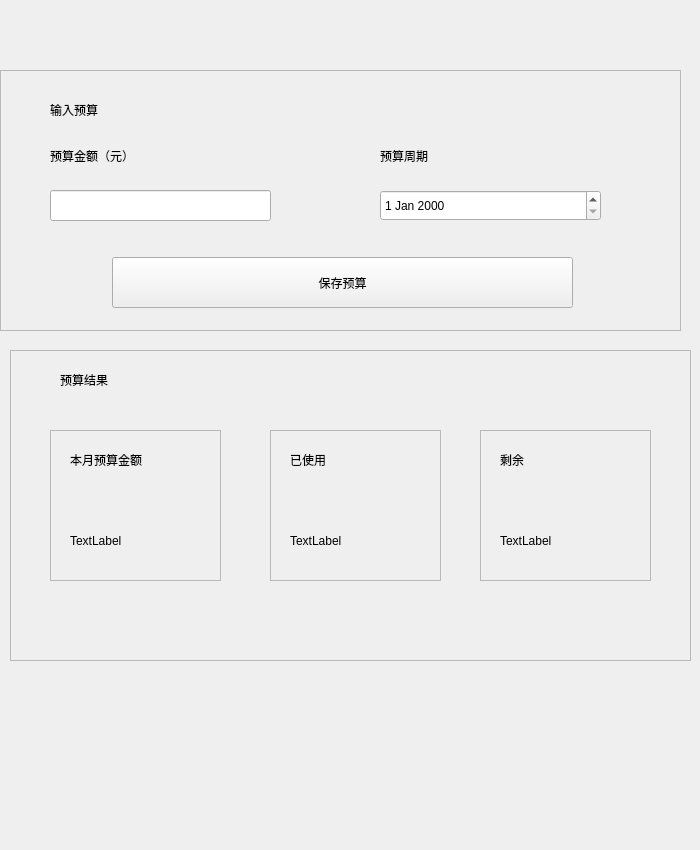
<?xml version="1.0" encoding="UTF-8"?>
<ui version="4.0">
 <class>buget</class>
 <widget class="QWidget" name="buget">
  <property name="geometry">
   <rect>
    <x>0</x>
    <y>0</y>
    <width>700</width>
    <height>850</height>
   </rect>
  </property>
  <property name="windowTitle">
   <string>Form</string>
  </property>
  <widget class="QFrame" name="frame">
   <property name="geometry">
    <rect>
     <x>0</x>
     <y>70</y>
     <width>681</width>
     <height>261</height>
    </rect>
   </property>
   <property name="frameShape">
    <enum>QFrame::Shape::StyledPanel</enum>
   </property>
   <property name="frameShadow">
    <enum>QFrame::Shadow::Raised</enum>
   </property>
   <widget class="QLabel" name="label">
    <property name="geometry">
     <rect>
      <x>50</x>
      <y>70</y>
      <width>191</width>
      <height>31</height>
     </rect>
    </property>
    <property name="text">
     <string>预算金额（元）</string>
    </property>
   </widget>
   <widget class="QLabel" name="label_2">
    <property name="geometry">
     <rect>
      <x>380</x>
      <y>70</y>
      <width>81</width>
      <height>31</height>
     </rect>
    </property>
    <property name="text">
     <string>预算周期</string>
    </property>
   </widget>
   <widget class="QLineEdit" name="lineEditBudget">
    <property name="geometry">
     <rect>
      <x>50</x>
      <y>120</y>
      <width>221</width>
      <height>31</height>
     </rect>
    </property>
   </widget>
   <widget class="QDateEdit" name="dateEdit">
    <property name="geometry">
     <rect>
      <x>380</x>
      <y>120</y>
      <width>221</width>
      <height>31</height>
     </rect>
    </property>
   </widget>
   <widget class="QPushButton" name="btnSave">
    <property name="geometry">
     <rect>
      <x>112</x>
      <y>187</y>
      <width>461</width>
      <height>51</height>
     </rect>
    </property>
    <property name="text">
     <string>保存预算</string>
    </property>
   </widget>
   <widget class="QLabel" name="label_3">
    <property name="geometry">
     <rect>
      <x>50</x>
      <y>30</y>
      <width>69</width>
      <height>19</height>
     </rect>
    </property>
    <property name="text">
     <string>输入预算</string>
    </property>
   </widget>
  </widget>
  <widget class="QFrame" name="frame_2">
   <property name="geometry">
    <rect>
     <x>10</x>
     <y>350</y>
     <width>681</width>
     <height>311</height>
    </rect>
   </property>
   <property name="frameShape">
    <enum>QFrame::Shape::StyledPanel</enum>
   </property>
   <property name="frameShadow">
    <enum>QFrame::Shadow::Raised</enum>
   </property>
   <widget class="QLabel" name="label_4">
    <property name="geometry">
     <rect>
      <x>50</x>
      <y>20</y>
      <width>69</width>
      <height>19</height>
     </rect>
    </property>
    <property name="text">
     <string>预算结果</string>
    </property>
   </widget>
   <widget class="QFrame" name="frame_3">
    <property name="geometry">
     <rect>
      <x>40</x>
      <y>80</y>
      <width>171</width>
      <height>151</height>
     </rect>
    </property>
    <property name="frameShape">
     <enum>QFrame::Shape::StyledPanel</enum>
    </property>
    <property name="frameShadow">
     <enum>QFrame::Shadow::Raised</enum>
    </property>
    <widget class="QLabel" name="label_5">
     <property name="geometry">
      <rect>
       <x>20</x>
       <y>20</y>
       <width>111</width>
       <height>19</height>
      </rect>
     </property>
     <property name="text">
      <string>本月预算金额</string>
     </property>
    </widget>
    <widget class="QLabel" name="labelBudget">
     <property name="geometry">
      <rect>
       <x>20</x>
       <y>90</y>
       <width>131</width>
       <height>41</height>
      </rect>
     </property>
     <property name="text">
      <string>TextLabel</string>
     </property>
    </widget>
   </widget>
   <widget class="QFrame" name="frame_4">
    <property name="geometry">
     <rect>
      <x>260</x>
      <y>80</y>
      <width>171</width>
      <height>151</height>
     </rect>
    </property>
    <property name="frameShape">
     <enum>QFrame::Shape::StyledPanel</enum>
    </property>
    <property name="frameShadow">
     <enum>QFrame::Shadow::Raised</enum>
    </property>
    <widget class="QLabel" name="labelUsed">
     <property name="geometry">
      <rect>
       <x>20</x>
       <y>90</y>
       <width>131</width>
       <height>41</height>
      </rect>
     </property>
     <property name="text">
      <string>TextLabel</string>
     </property>
    </widget>
    <widget class="QLabel" name="lab_UsedMoney">
     <property name="geometry">
      <rect>
       <x>20</x>
       <y>20</y>
       <width>121</width>
       <height>19</height>
      </rect>
     </property>
     <property name="text">
      <string>已使用</string>
     </property>
    </widget>
   </widget>
   <widget class="QFrame" name="frame_5">
    <property name="geometry">
     <rect>
      <x>470</x>
      <y>80</y>
      <width>171</width>
      <height>151</height>
     </rect>
    </property>
    <property name="frameShape">
     <enum>QFrame::Shape::StyledPanel</enum>
    </property>
    <property name="frameShadow">
     <enum>QFrame::Shadow::Raised</enum>
    </property>
    <widget class="QLabel" name="labelLeft">
     <property name="geometry">
      <rect>
       <x>20</x>
       <y>90</y>
       <width>131</width>
       <height>41</height>
      </rect>
     </property>
     <property name="text">
      <string>TextLabel</string>
     </property>
    </widget>
    <widget class="QLabel" name="lab_RemainMoney">
     <property name="geometry">
      <rect>
       <x>20</x>
       <y>20</y>
       <width>131</width>
       <height>19</height>
      </rect>
     </property>
     <property name="text">
      <string>剩余</string>
     </property>
    </widget>
   </widget>
  </widget>
 </widget>
 <resources/>
 <connections/>
</ui>
